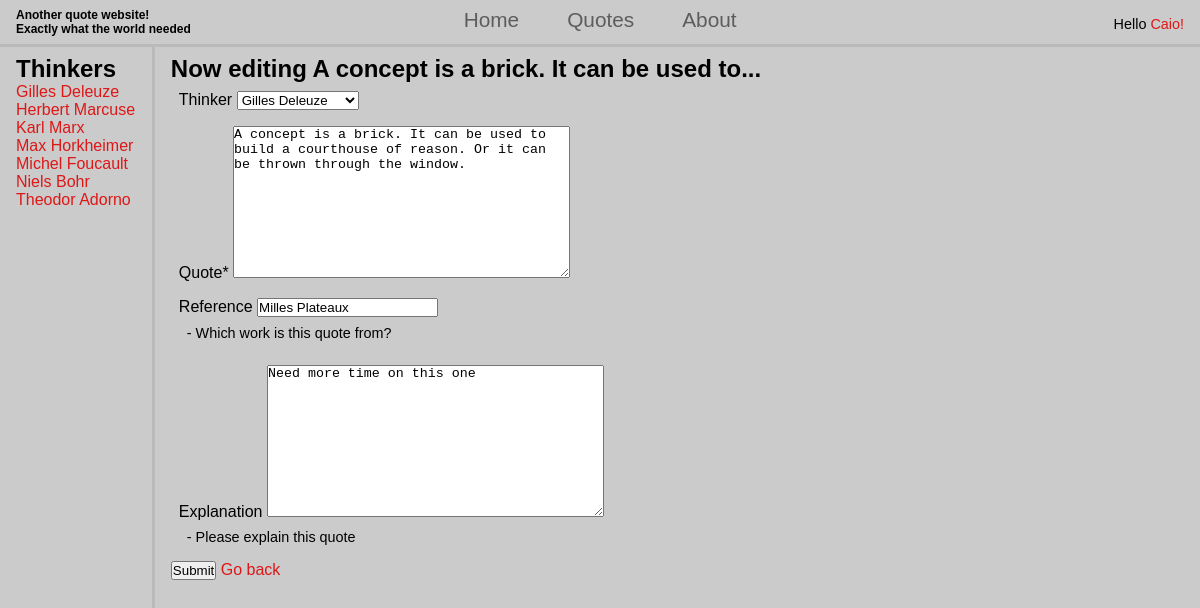
/quotes/edit_quote/7/ (signed in), run on the app's committed database.
### content/models.py (models this page shows, shortened)
class Thinker (models.Model):
    name = models.CharField(
        max_length=50, help_text="- Thinker name", validators=[validators.MinLengthValidator(1, "Please enter at least one character")])
    works = models.ManyToManyField("Work", blank=True)
    picture = models.ImageField (null=True, blank=True, upload_to="pictures/")
    created_by = models.ForeignKey(settings.AUTH_USER_MODEL, on_delete=models.CASCADE, null=True, blank=True)
    created = models.DateTimeField(auto_now_add=True, null=True)
    updated = models.DateTimeField(auto_now=True, null=True)
    def __str__(self):
        return self.name

class Quote(models.Model):
    quote = models.TextField(
        max_length=2000, validators=[validators.MinLengthValidator(10, "Please enter at least ten characters"), validators.MaxLengthValidator(2000,"Too many characters!")])
    thinker = models.ForeignKey("Thinker", on_delete=models.CASCADE, null=True, blank=True)
    reference = models.CharField(
        max_length=100, help_text="- Which work is this quote from?", validators=[
            validators.MinLengthValidator(1, "Please enter at least one character"), validators.MaxLengthValidator(100,"Too many characters!")],
              null=True, blank=True)
    created_by = models.ForeignKey(settings.AUTH_USER_MODEL, on_delete=models.CASCADE, null=True, blank=True)
    explanation = models.TextField(help_text="- Please explain this quote", validators=[validators.MinLengthValidator(10, "Please enter at least ten characters")], null=True, blank=True)
    likes = models.ManyToManyField(settings.AUTH_USER_MODEL, related_name="liked_quotes", blank=True)
    created = models.DateTimeField(auto_now_add=True, null=True)
    updated = models.DateTimeField(auto_now=True, null=True)
    @property
    def snippet(self):
        if not self.quote:
            return ""
        words = self.quote.split()
        snippet = " ".join(words[:10])
        return f"{snippet}..." if len(words) > 10 else snippet

### content/views.py (the view)
# urls.py: path("edit_quote/<int:pk>/", views.QuoteEdit.as_view(), name="editquote"),
class QuoteEdit(OwnerUpdateView):
    template_name = "content/edit_quote.html"
    model = Quote
    form_class = QuoteForm
    success_url = reverse_lazy("content:main")

### content/forms.py
class QuoteForm(ModelForm):
    class Meta:
        model = Quote
        fields = ["thinker", "quote", "reference", "explanation"]

### content/context_processors.py (called while the page is built)
def get_thinkers(request):
    thinkers = Thinker.objects.all().order_by("name")
    return {"thinkers":thinkers}

### content/owner.py (called while the page is built)
    def get_queryset(self):
        qs = super(UpdateView, self).get_queryset()
        return qs.filter(created_by=self.request.user)

### content/templates/content/edit_quote.html (shortened to what this page needs)
{% extends 'main.html' %}
{% block content %}
<h2>Now editing {{quote.snippet}}</h2>
{% load crispy_forms_tags %}
<form action="" method="post">
    {{form|crispy}}
    <input type="submit" value="Submit">
    <a href="{% url 'content:quote' quote.id %}">Go back</a>
</form>
{% endblock %}

### templates/nav.html (shortened to what this page needs)
<!DOCTYPE html>
<html lang="en">
<head>
</head>
<nav class="navbar">
    <div class="banner">
        <h1>Another quote website!</h1>
        <h2>Exactly what the world needed</h2>
    </div>
    <div class="navigation">
        <a href="{% url 'base:home' %}">Home</a>
        <a href="{% url 'content:main' %}">Quotes</a>
        <a href="{% url 'base:about' %}">About</a>
    </div>
    <div class="login">
        {% if user.is_authenticated %}
        <p>Hello <span class="profileBtn">{{user.username}}!</span></p>
        {% else %}
        <a href="{% url 'base:login' %}">Login</a>
        {% endif %}
    </div>
</nav>
</html>

### templates/sidebar.html (shortened to what this page needs)
<!DOCTYPE html>
<html lang="en">
<head>
</head>
<body>
    <nav>
        <h2>Thinkers</h2>
        <ul>
            {% for thinker in thinkers %}
            <li><a href="{% url 'content:main' %}?q={{thinker.name|urlencode}}">{{thinker}}</a></li>
            {% endfor %}
        </ul>
    </nav>
</body>
</html>

### static/css/style.css (style rules this page uses)
* { margin: 0; padding: 0; box-sizing: border-box; }
html { background-color: #cbcbcb; font-family: Verdana, Geneva, Tahoma, sans-serif; }
a { color: hsla(0, 90%, 46%, 0.941); text-decoration: none; }
ul ::marker { content: none; }
.navbar { display: flex; flex-wrap: wrap; padding: 0.5em 1em; border-bottom: solid #2f2f2f1a; position: sticky; }
.banner { flex: 0 0 auto; font-size: 0.5rem; font-weight: bolder; }
.navigation { position: relative; display: flex; gap: 3rem; font-size: 1.3rem; justify-content: center; flex: 1; margin-left: -5em; }
.navigation a { color: rgb(93, 93, 93); }
.login { margin-top: 0.5rem; text-align: right; font-size: 0.9rem; }
.profileBtn { color: hsla(0, 90%, 46%, 0.941); text-decoration: none; }
form div { padding: 0.5rem; }
.form-text { font-size: 0.9rem }

### data on the page
Thinker: name "Gilles Deleuze"
Thinker: name "Herbert Marcuse"
Thinker: name "Karl Marx"
Thinker: name "Max Horkheimer"
Thinker: name "Michel Foucault"
Thinker: name "Niels Bohr"
Thinker: name "Theodor Adorno"
Quote: snippet "A concept is a brick. It can be used to...", thinker "Gilles Deleuze", quote "A concept is a brick. It can be used to build a courthouse of reason. Or it can be thrown through the window.", reference "Milles Plateaux", explanation "Need more time on this one"

### other printed values
{{ user.username }} "Caio"
